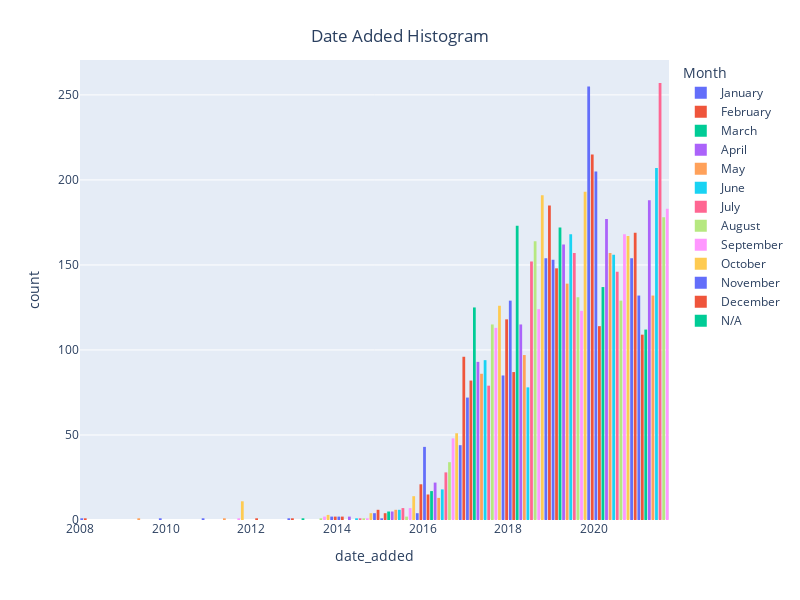

The notebook cell this image was saved under:
### Code cell
fig = px.histogram(data_import, x="date_added", color="month_added",width=800, height=600,
                    category_orders={'month_added':["January", "February", "March", "April",
                                                               "May", "June", "July", "August", 
                                                               "September", "October", "November", "December"]})
fig.update_layout(bargap=0.2, title={'text':'Date Added Histogram',
                                     'y':0.95,
                                     'x':0.5,
                                     'xanchor':'center',
                                     'yanchor':'top'}, 
                                     legend_title_text="Month",
                                    )
fig.show()

### Figure 1 — Plotly figure (JSON) as saved in the notebook; plotly's stock layout.template omitted (floating-point values rounded to 4 significant figures; data arrays with more than 128 entries replaced by an {"elided": "..."} marker saying what was removed)
{"data": [{"alignmentgroup": "True", "bingroup": "x", "hovertemplate": "month_added=January<br>date_added=%{x}<br>count=%{y}<extra></extra>", "legendgroup": "January", "marker": {"color": "#636efa", "pattern": {"shape": ""}}, "name": "January", "offsetgroup": "January", "orientation": "v", "showlegend": true, "type": "histogram", "x": {"elided": "738 str values"}, "xaxis": "x", "yaxis": "y"}, {"alignmentgroup": "True", "bingroup": "x", "hovertemplate": "month_added=February<br>date_added=%{x}<br>count=%{y}<extra></extra>", "legendgroup": "February", "marker": {"color": "#EF553B", "pattern": {"shape": ""}}, "name": "February", "offsetgroup": "February", "orientation": "v", "showlegend": true, "type": "histogram", "x": {"elided": "563 str values"}, "xaxis": "x", "yaxis": "y"}, {"alignmentgroup": "True", "bingroup": "x", "hovertemplate": "month_added=March<br>date_added=%{x}<br>count=%{y}<extra></extra>", "legendgroup": "March", "marker": {"color": "#00cc96", "pattern": {"shape": ""}}, "name": "March", "offsetgroup": "March", "orientation": "v", "showlegend": true, "type": "histogram", "x": {"elided": "742 str values"}, "xaxis": "x", "yaxis": "y"}, {"alignmentgroup": "True", "bingroup": "x", "hovertemplate": "month_added=April<br>date_added=%{x}<br>count=%{y}<extra></extra>", "legendgroup": "April", "marker": {"color": "#ab63fa", "pattern": {"shape": ""}}, "name": "April", "offsetgroup": "April", "orientation": "v", "showlegend": true, "type": "histogram", "x": {"elided": "764 str values"}, "xaxis": "x", "yaxis": "y"}, {"alignmentgroup": "True", "bingroup": "x", "hovertemplate": "month_added=May<br>date_added=%{x}<br>count=%{y}<extra></extra>", "legendgroup": "May", "marker": {"color": "#FFA15A", "pattern": {"shape": ""}}, "name": "May", "offsetgroup": "May", "orientation": "v", "showlegend": true, "type": "histogram", "x": {"elided": "632 str values"}, "xaxis": "x", "yaxis": "y"}, {"alignmentgroup": "True", "bingroup": "x", "hovertemplate": "month_added=June<br>date_added=%{x}<br>count=%{y}<extra></extra>", "legendgroup": "June", "marker": {"color": "#19d3f3", "pattern": {"shape": ""}}, "name": "June", "offsetgroup": "June", "orientation": "v", "showlegend": true, "type": "histogram", "x": {"elided": "728 str values"}, "xaxis": "x", "yaxis": "y"}, {"alignmentgroup": "True", "bingroup": "x", "hovertemplate": "month_added=July<br>date_added=%{x}<br>count=%{y}<extra></extra>", "legendgroup": "July", "marker": {"color": "#FF6692", "pattern": {"shape": ""}}, "name": "July", "offsetgroup": "July", "orientation": "v", "showlegend": true, "type": "histogram", "x": {"elided": "827 str values"}, "xaxis": "x", "yaxis": "y"}, {"alignmentgroup": "True", "bingroup": "x", "hovertemplate": "month_added=August<br>date_added=%{x}<br>count=%{y}<extra></extra>", "legendgroup": "August", "marker": {"color": "#B6E880", "pattern": {"shape": ""}}, "name": "August", "offsetgroup": "August", "orientation": "v", "showlegend": true, "type": "histogram", "x": {"elided": "755 str values"}, "xaxis": "x", "yaxis": "y"}, {"alignmentgroup": "True", "bingroup": "x", "hovertemplate": "month_added=September<br>date_added=%{x}<br>count=%{y}<extra></extra>", "legendgroup": "September", "marker": {"color": "#FF97FF", "pattern": {"shape": ""}}, "name": "September", "offsetgroup": "September", "orientation": "v", "showlegend": true, "type": "histogram", "x": {"elided": "770 str values"}, "xaxis": "x", "yaxis": "y"}, {"alignmentgroup": "True", "bingroup": "x", "hovertemplate": "month_added=October<br>date_added=%{x}<br>count=%{y}<extra></extra>", "legendgroup": "October", "marker": {"color": "#FECB52", "pattern": {"shape": ""}}, "name": "October", "offsetgroup": "October", "orientation": "v", "showlegend": true, "type": "histogram", "x": {"elided": "760 str values"}, "xaxis": "x", "yaxis": "y"}, {"alignmentgroup": "True", "bingroup": "x", "hovertemplate": "month_added=November<br>date_added=%{x}<br>count=%{y}<extra></extra>", "legendgroup": "November", "marker": {"color": "#636efa", "pattern": {"shape": ""}}, "name": "November", "offsetgroup": "November", "orientation": "v", "showlegend": true, "type": "histogram", "x": {"elided": "705 str values"}, "xaxis": "x", "yaxis": "y"}, {"alignmentgroup": "True", "bingroup": "x", "hovertemplate": "month_added=December<br>date_added=%{x}<br>count=%{y}<extra></extra>", "legendgroup": "December", "marker": {"color": "#EF553B", "pattern": {"shape": ""}}, "name": "December", "offsetgroup": "December", "orientation": "v", "showlegend": true, "type": "histogram", "x": {"elided": "813 str values"}, "xaxis": "x", "yaxis": "y"}, {"alignmentgroup": "True", "bingroup": "x", "hovertemplate": "month_added=N/A<br>date_added=%{x}<br>count=%{y}<extra></extra>", "legendgroup": "N/A", "marker": {"color": "#00cc96", "pattern": {"shape": ""}}, "name": "N/A", "offsetgroup": "N/A", "orientation": "v", "showlegend": true, "type": "histogram", "x": [null, null, null, null, null, null, null, null, null, null], "xaxis": "x", "yaxis": "y"}], "layout": {"bargap": 0.2, "barmode": "relative", "height": 600, "legend": {"title": {"text": "Month"}, "tracegroupgap": 0}, "margin": {"t": 60}, "title": {"text": "Date Added Histogram", "x": 0.5, "xanchor": "center", "y": 0.95, "yanchor": "top"}, "width": 800, "xaxis": {"anchor": "y", "domain": [0, 1], "title": {"text": "date_added"}}, "yaxis": {"anchor": "x", "domain": [0, 1], "title": {"text": "count"}}}}
